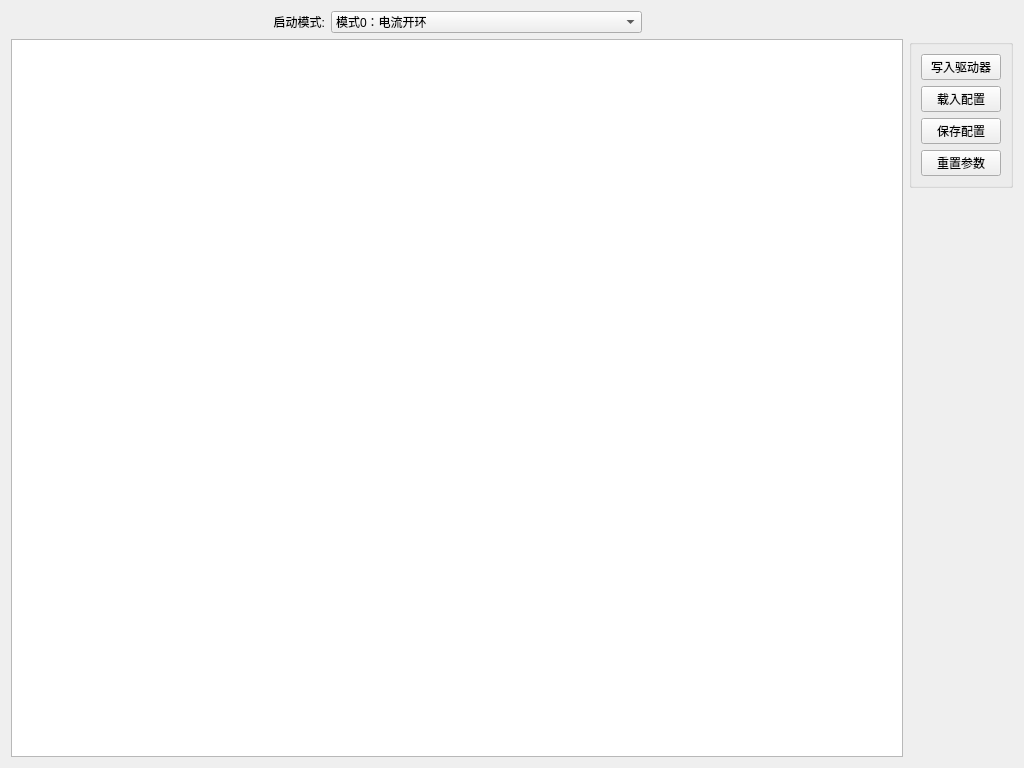
<?xml version="1.0" encoding="UTF-8"?>
<ui version="4.0">
 <class>ConfigWidget</class>
 <widget class="QWidget" name="ConfigWidget">
  <property name="geometry">
   <rect>
    <x>0</x>
    <y>0</y>
    <width>1024</width>
    <height>768</height>
   </rect>
  </property>
  <property name="windowTitle">
   <string>Form</string>
  </property>
  <property name="styleSheet">
   <string notr="true">QTableView{
    font-family:&quot;Microsoft Yahei&quot;;
    font-size:10pt;
    selection-color: black;
    selection-background-color: rgb(255,209,128);
}</string>
  </property>
  <layout class="QGridLayout" name="gridLayout">
   <item row="0" column="0">
    <spacer name="horizontalSpacer">
     <property name="orientation">
      <enum>Qt::Horizontal</enum>
     </property>
     <property name="sizeHint" stdset="0">
      <size>
       <width>205</width>
       <height>20</height>
      </size>
     </property>
    </spacer>
   </item>
   <item row="0" column="1">
    <layout class="QHBoxLayout" name="horizontalLayout">
     <item>
      <widget class="QLabel" name="runModeLabel">
       <property name="text">
        <string>启动模式:</string>
       </property>
       <property name="alignment">
        <set>Qt::AlignRight|Qt::AlignTrailing|Qt::AlignVCenter</set>
       </property>
      </widget>
     </item>
     <item>
      <widget class="QComboBox" name="runModeBox">
       <item>
        <property name="text">
         <string>模式0：电流开环</string>
        </property>
       </item>
       <item>
        <property name="text">
         <string>模式1：速度闭环（电流PI，速度PI）</string>
        </property>
       </item>
       <item>
        <property name="text">
         <string>模式2：位置闭环（位置P，电流PI，速度PI）</string>
        </property>
       </item>
       <item>
        <property name="text">
         <string>模式3：速度闭环（速度ADRC，电流PI）</string>
        </property>
       </item>
       <item>
        <property name="text">
         <string>模式4：速度闭环（速度ADRC，电流ADRC）</string>
        </property>
       </item>
       <item>
        <property name="text">
         <string>模式5：位置闭环（位置P，速度ADRC，电流ADRC）</string>
        </property>
       </item>
       <item>
        <property name="text">
         <string>模式6：速度闭环（电流环PI，速度环FOPD-GESO）</string>
        </property>
       </item>
      </widget>
     </item>
    </layout>
   </item>
   <item row="0" column="2">
    <spacer name="horizontalSpacer_2">
     <property name="orientation">
      <enum>Qt::Horizontal</enum>
     </property>
     <property name="sizeHint" stdset="0">
      <size>
       <width>205</width>
       <height>20</height>
      </size>
     </property>
    </spacer>
   </item>
   <item row="1" column="0" rowspan="2" colspan="3">
    <widget class="QTableWidget" name="tableWidget"/>
   </item>
   <item row="1" column="3">
    <widget class="QGroupBox" name="groupBox">
     <property name="title">
      <string/>
     </property>
     <layout class="QVBoxLayout" name="verticalLayout">
      <item>
       <widget class="QPushButton" name="writeDSPButon">
        <property name="text">
         <string>写入驱动器</string>
        </property>
        <property name="icon">
         <iconset resource="../icon.qrc">
          <normaloff>:/icon/res/icon/write.png</normaloff>:/icon/res/icon/write.png</iconset>
        </property>
       </widget>
      </item>
      <item>
       <widget class="QPushButton" name="loadJSONButton">
        <property name="text">
         <string>载入配置</string>
        </property>
        <property name="icon">
         <iconset resource="../icon.qrc">
          <normaloff>:/icon/res/icon/load.png</normaloff>:/icon/res/icon/load.png</iconset>
        </property>
       </widget>
      </item>
      <item>
       <widget class="QPushButton" name="saveJSONButton">
        <property name="text">
         <string>保存配置</string>
        </property>
        <property name="icon">
         <iconset resource="../icon.qrc">
          <normaloff>:/icon/res/icon/save.png</normaloff>:/icon/res/icon/save.png</iconset>
        </property>
       </widget>
      </item>
      <item>
       <widget class="QPushButton" name="cleartTableButton">
        <property name="text">
         <string>重置参数</string>
        </property>
        <property name="icon">
         <iconset resource="../icon.qrc">
          <normaloff>:/icon/res/icon/clear.png</normaloff>:/icon/res/icon/clear.png</iconset>
        </property>
       </widget>
      </item>
     </layout>
    </widget>
   </item>
   <item row="2" column="3">
    <spacer name="verticalSpacer">
     <property name="orientation">
      <enum>Qt::Vertical</enum>
     </property>
     <property name="sizeHint" stdset="0">
      <size>
       <width>20</width>
       <height>588</height>
      </size>
     </property>
    </spacer>
   </item>
  </layout>
 </widget>
 <resources>
  <include location="../icon.qrc"/>
 </resources>
 <connections/>
</ui>
